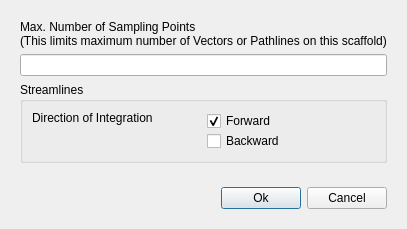
<?xml version="1.0" encoding="UTF-8"?>
<ui version="4.0">
 <class>DisplayItemDialog</class>
 <widget class="QDialog" name="DisplayItemDialog">
  <property name="windowModality">
   <enum>Qt::ApplicationModal</enum>
  </property>
  <property name="geometry">
   <rect>
    <x>0</x>
    <y>0</y>
    <width>404</width>
    <height>226</height>
   </rect>
  </property>
  <property name="windowTitle">
   <string>Opacity</string>
  </property>
  <property name="modal">
   <bool>true</bool>
  </property>
  <layout class="QVBoxLayout" name="verticalLayout">
   <item>
    <widget class="QWidget" name="widget" native="true">
     <layout class="QVBoxLayout" name="verticalLayout_3">
      <item>
       <widget class="QWidget" name="widget_2" native="true">
        <layout class="QVBoxLayout" name="verticalLayout_4">
         <property name="leftMargin">
          <number>0</number>
         </property>
         <property name="topMargin">
          <number>0</number>
         </property>
         <property name="rightMargin">
          <number>0</number>
         </property>
         <property name="bottomMargin">
          <number>0</number>
         </property>
         <item>
          <widget class="QLabel" name="label">
           <property name="text">
            <string>Max. Number of Sampling Points
(This limits maximum number of Vectors or Pathlines on this scaffold)</string>
           </property>
          </widget>
         </item>
         <item>
          <widget class="QLineEdit" name="maxNumberOfSamplingPoints"/>
         </item>
        </layout>
       </widget>
      </item>
      <item>
       <widget class="QGroupBox" name="groupBox_2">
        <property name="title">
         <string>Streamlines</string>
        </property>
        <layout class="QVBoxLayout" name="verticalLayout_5">
         <item>
          <widget class="QWidget" name="widget_11" native="true">
           <layout class="QHBoxLayout" name="horizontalLayout_11">
            <property name="leftMargin">
             <number>0</number>
            </property>
            <property name="topMargin">
             <number>0</number>
            </property>
            <property name="rightMargin">
             <number>0</number>
            </property>
            <property name="bottomMargin">
             <number>0</number>
            </property>
            <item>
             <widget class="QLabel" name="label_9">
              <property name="text">
               <string>Direction of Integration</string>
              </property>
              <property name="alignment">
               <set>Qt::AlignLeading|Qt::AlignLeft|Qt::AlignTop</set>
              </property>
             </widget>
            </item>
            <item>
             <widget class="QWidget" name="widget_13" native="true">
              <layout class="QVBoxLayout" name="verticalLayout_6">
               <property name="spacing">
                <number>0</number>
               </property>
               <property name="leftMargin">
                <number>0</number>
               </property>
               <property name="topMargin">
                <number>0</number>
               </property>
               <property name="rightMargin">
                <number>0</number>
               </property>
               <property name="bottomMargin">
                <number>0</number>
               </property>
               <item>
                <widget class="QCheckBox" name="streamlinesIntegrateForward">
                 <property name="text">
                  <string>Forward</string>
                 </property>
                 <property name="checked">
                  <bool>true</bool>
                 </property>
                </widget>
               </item>
               <item>
                <widget class="QCheckBox" name="streamlinesIntegrateBackward">
                 <property name="text">
                  <string>Backward</string>
                 </property>
                </widget>
               </item>
              </layout>
             </widget>
            </item>
           </layout>
          </widget>
         </item>
        </layout>
       </widget>
      </item>
     </layout>
    </widget>
   </item>
   <item>
    <widget class="QWidget" name="widget_12" native="true">
     <layout class="QHBoxLayout" name="horizontalLayout_9">
      <item>
       <spacer name="horizontalSpacer_7">
        <property name="orientation">
         <enum>Qt::Horizontal</enum>
        </property>
        <property name="sizeHint" stdset="0">
         <size>
          <width>40</width>
          <height>20</height>
         </size>
        </property>
       </spacer>
      </item>
      <item>
       <widget class="QPushButton" name="ok">
        <property name="text">
         <string>Ok</string>
        </property>
       </widget>
      </item>
      <item>
       <widget class="QPushButton" name="cancel">
        <property name="text">
         <string>Cancel</string>
        </property>
       </widget>
      </item>
     </layout>
    </widget>
   </item>
  </layout>
 </widget>
 <resources/>
 <connections/>
</ui>
